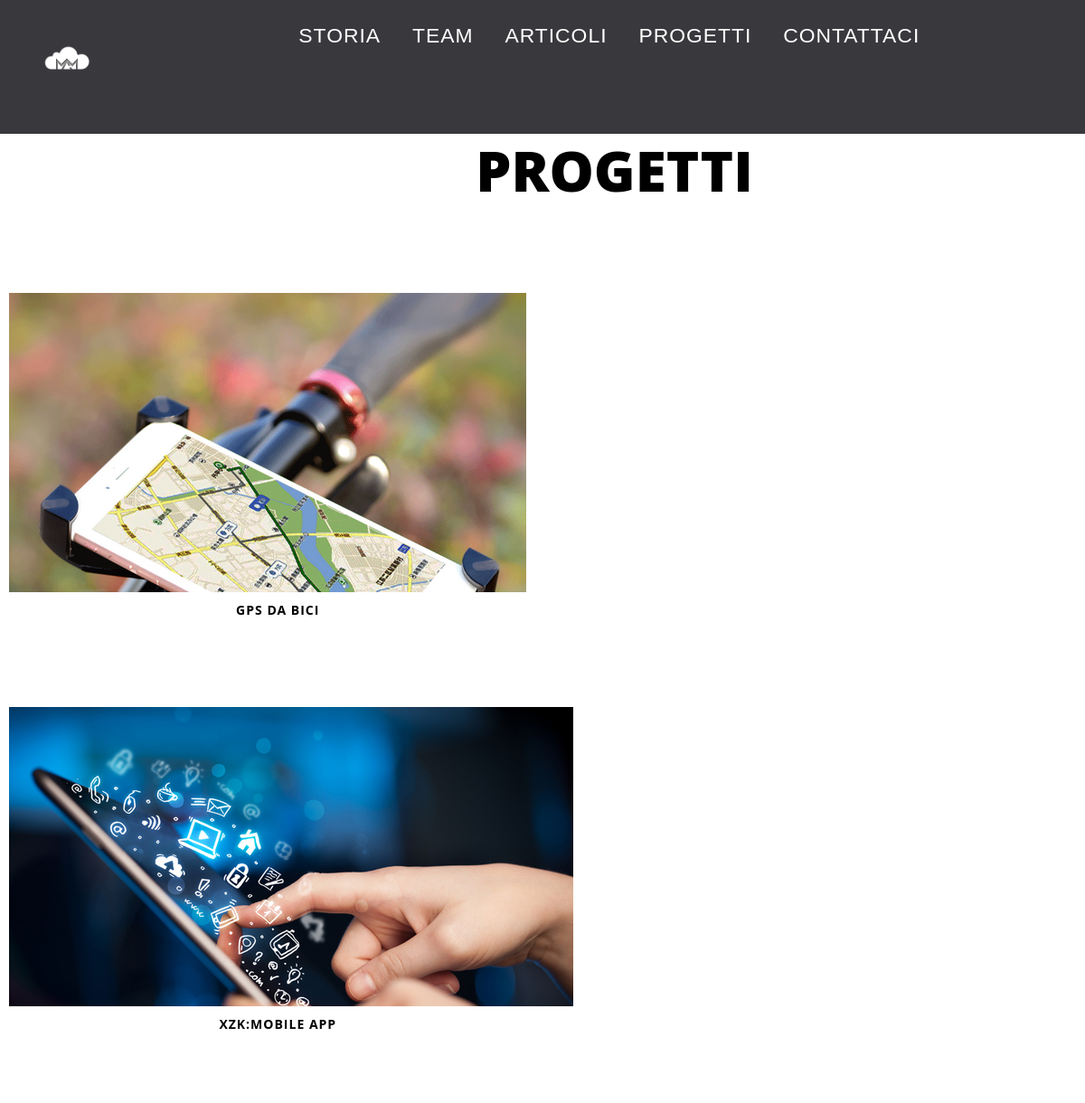
Screenshot of /progetti.php with the database file from the repository.
### tables this page shows
CREATE TABLE `progetti` (
  `id` int(11) NOT NULL,
  `src` varchar(50) NOT NULL,
  `titolo` varchar(50) NOT NULL,
  `alt` varchar(50) NOT NULL,
  `title` varchar(50) NOT NULL,
  `href` varchar(50) NOT NULL,
  `testo` text NOT NULL
);

### progetti.php (the view, shortened to what this page needs)
<div class="boxpagina2">
	<div class="pagina2">
		<?php
	        $query = mysql_query("select * from pagine");
			$ris = mysql_fetch_array($query);
				if($ris['pagina']="PROGETTI"){
					echo $ris['pagina'];
				}
		?>
	</div>
</div>
<?php
	$query = mysql_query("select * from progetti");
	while($ris = mysql_fetch_array($query)){
		echo" <div class=\"boxprogetti\">
				<div class=\"item_holder\">
					<div class=\"imgprogetto\">
						<img alt=\"$ris[alt]\" src=\"$ris[src]\" title=\"$ris[title]\"/>
					</div>
					<div class=\"scritta_progetto\">
						<h3 class=\"title\">$ris[titolo]</h3>
					</div>
				</div>
			</div>";
	}
?>

### rows the page displays
progetti: src (picture), titolo "GPS DA BICI"
progetti: src (picture), titolo "XZK:MOBILE APP"

### other values shown
$ris['pagina'] "PROGETTI"
